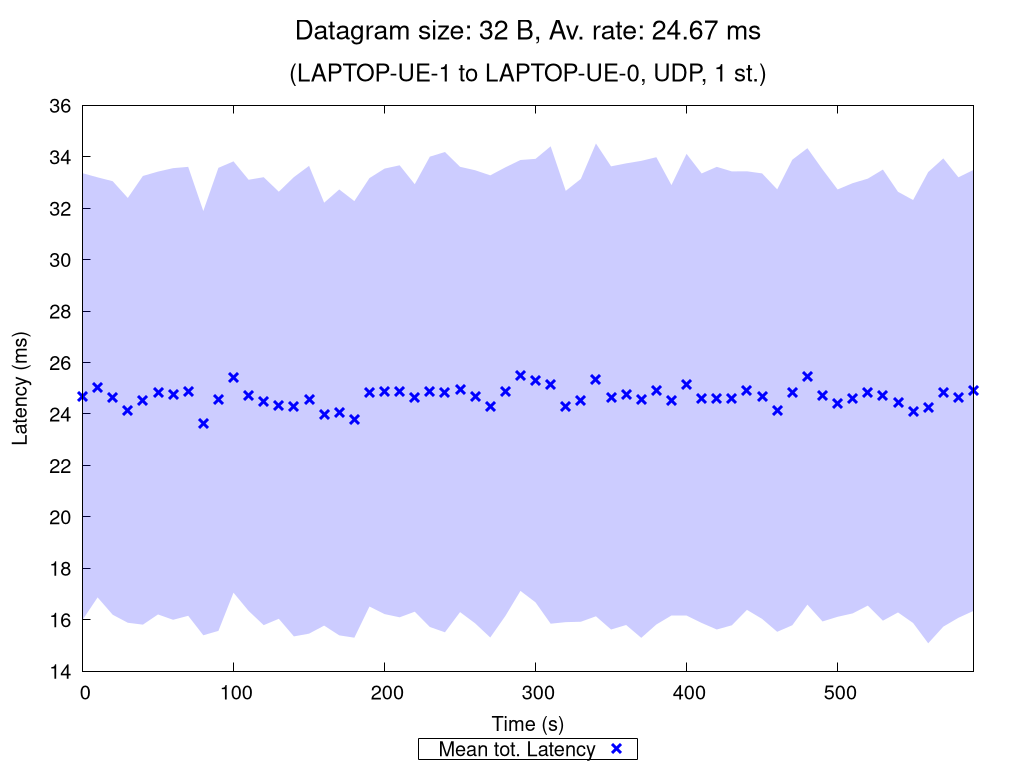

Generate this figure with gnuplot:
set terminal pngcairo nocrop enhanced size 1024,768 font "Verdana,15"
set output "UDP_1_st_2020_10_12_00-33-42_two2one_00032B.png"

set title "{/=20 Datagram size: 32 B, Av. rate: 24.67 ms}\n\n{/=18 (LAPTOP-UE-1 to LAPTOP-UE-0, UDP, 1 st.)}"

set xlabel "Time (s)"
set ylabel "Latency (ms)"
set ytics nomirror
set key bmargin center horizontal box samplen 1 width -1
set bmargin 4.6
set rmargin 4.5

rf = 1.0  # rate factor
set style fill transparent solid 0.2 noborder
set autoscale xfix
plot "UDP_1_st_2020_10_12_00-33-42_two2one_00032B_iperf_processed.dat" using 1:($2/rf-$3/rf):($2/rf+$3/rf) with filledcurves lc rgb "blue" notitle, \
     "" using 1:($2/rf) with points pt 2 ps 1.5 lw 3 lc rgb "blue" title "Mean tot. Latency", \
